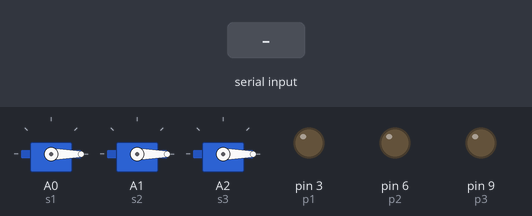
Bench run of a sketch on a simulated Arduino Uno, built with avr-gcc and run on an emulated ATmega328P. On the bench: 3 × servo, output pins drawn as LEDs (lit = HIGH). The inputs (shaded band) are chosen by the test bench. What the sketch prints to the serial monitor is not drawn.

Above: at 7.2 s.
7.3 s: "a" received over Serial
At 10.0 s:
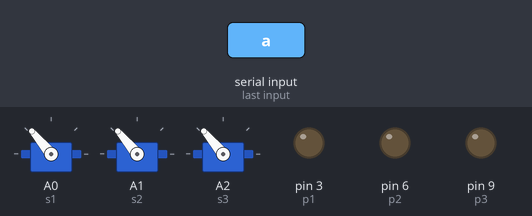
10.3 s: "1" received over Serial
At 10.7 s:
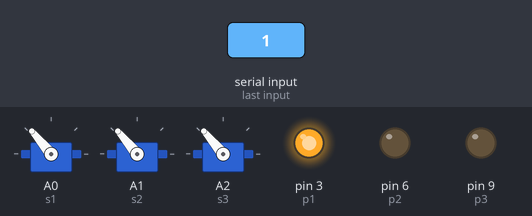
11.8 s: "d" received over Serial
At 14.5 s:
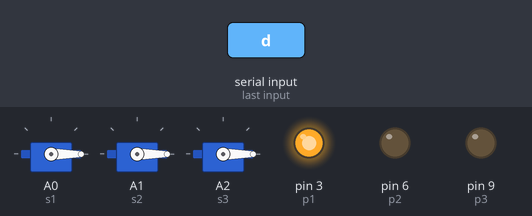
14.8 s: "s" received over Serial
At 15.3 s:
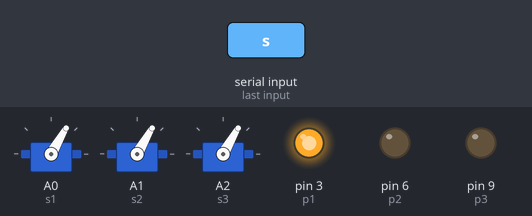
17.0 s: "q" received over Serial
20.0 s: "2" received over Serial
At 20.4 s:
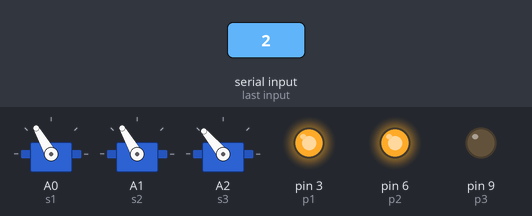
Timing chart, 0 to 22.5 s (numbered marks = the images above; inputs shaded):
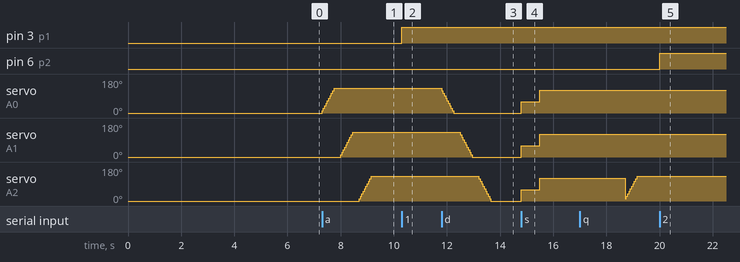

Measured:
- after the input at 7.3 s, servo on A0 (s1): moves from 0° to 130° over 0.45 s, starting at once; servo on A1 (s2): moves from 0° to 130° over 0.45 s, starting after 0.70 s; servo on A2 (s3): moves from 0° to 130° over 0.45 s, starting after 1.4 s
- after the input at 10.3 s, pin 3 (p1): LOW → HIGH at once
- after the input at 11.8 s, servo on A0 (s1): moves from 130° to 0° over 0.45 s, starting at once; servo on A1 (s2): moves from 130° to 0° over 0.45 s, starting after 0.70 s; servo on A2 (s3): moves from 130° to 0° over 0.45 s, starting after 1.4 s
- after the input at 14.8 s, servo on A0 (s1), servo on A1 (s2), servo on A2 (s3): 0° → 60° at once, → 120° 0.70 s later
- after the input at 20.0 s, pin 6 (p2): LOW → HIGH at once

The sketch:

ServoBending0807_3.ino
```cpp
  #include <Servo.h>

  class MyServo : public Servo  {
    public :
      int pin;
      int angle;

      MyServo(int p) {
        pin = p;
        angle = 0;
      }

      void Initialize() {
        attach(pin);
        write(0);
        delay(2000);
        detach();
      }

      void Extension() {
        if (angle != 130) {
          angle +=13;
          write(angle);
        }

        else {
          Serial.println("Full Extended");
        }
      }


      void Contraction() {
        if (angle != 0) {
          angle -=13;
          write(angle);
        }
        else {
          Serial.println("Full Contracted");
        }
      }

  };


  int tmp = 0;

  int s1 =A0;
  int s2 =A1;
  int s3 =A2;

  int p1 = 3;
  int p2 = 6;
  int p3 = 9;

  int c1 = 0;
  int c2 = 0;
  int c3 = 0;

  MyServo sv1(s1);
  MyServo sv2(s2);
  MyServo sv3(s3);


  void setup() {

    Serial.begin(9600);

    sv1.Initialize();
    sv2.Initialize();
    sv3.Initialize();


    pinMode(p1, OUTPUT);
    pinMode(p2, OUTPUT);
    pinMode(p3, OUTPUT);

    analogWrite(p1, 0);
    analogWrite(p2, 0);
    analogWrite(p3, 0);
  }

  void loop() {
    char input = Serial.read();
    // input.trim();
    // Serial.println(current_servo);
    if(input  == '123'){
      Serial.println("123 on");
      analogWrite(p1, 255);
      analogWrite(p2, 255);
      analogWrite(p3, 255);
      c1 = 1;
      c2 = 1;
      c3 = 1;
    }
    if(input  == '321'){
      Serial.println("123 off");
      analogWrite(p1, 0);
      analogWrite(p2, 0);
      analogWrite(p3, 0);
      c1 = 0;
      c2 = 0;
      c3 = 0;
    }

    if (input=='1' && c1==0) {
      Serial.println("1 on");
      analogWrite(p1, 255);
      c1 = 1;
    }

    else if (input=='1' && c1==1) {
      Serial.println("1 off");
      analogWrite(p1, 0);
      c1 = 0;
    }

    if (input=='2' && c2==0) {
      Serial.println("2 on");
      analogWrite(p2, 255);
      c2 = 1;
    }

    else if (input=='2' && c2==1) {
      Serial.println("2 off");
      analogWrite(p2, 0);
      c2 = 0;
    }

    if (input=='3' && c3==0) {
      Serial.println("3 on");
      analogWrite(p3, 255);
      c3 = 1;
    }

    else if (input=='3' && c3==1) {
      Serial.println("3 off");
      analogWrite(p3, 0);
      c3 = 0;
    }

    if (input=='a') {
      tmp = 1;
      sv1.attach(s1);
      Serial.print("팽창\n");
      for(int i=0; i<=10; i++) {
        sv1.Extension();
        // Serial.println(i);
        // Serial.println(current_servo);
        delay(50);
      }
      delay(150);
      sv1.detach();

      sv2.attach(s2);
      for(int i=0; i<=10; i++) {
        sv2.Extension();
        // Serial.println(i);
        // Serial.println(current_servo);
        delay(50);
      }
      delay(150);
      sv2.detach();

      sv3.attach(s3);
      for(int i=0; i<=10; i++) {
        sv3.Extension();
        // Serial.println(i);
        // Serial.println(current_servo);
        delay(50);
      }
      delay(150);
      sv3.detach();
    }

    if (input=='d') {
      tmp = 0;
      sv1.attach(s1);
      Serial.print("수축\n");
      for(int i=0; i<=10; i++) {
        sv1.Contraction();
        // Serial.println(i);
        // Serial.println(current_servo);
        delay(50);
      }
      delay(150);
      sv1.detach();

      sv2.attach(s2);
      for(int i=0; i<=10; i++) {
        sv2.Contraction();
        // Serial.println(i);
        // Serial.println(current_servo);
        delay(50);
      }
      delay(150);
      sv2.detach();

      sv3.attach(s3);
      for(int i=0; i<=10; i++) {
        sv3.Contraction();
        // Serial.println(i);
        // Serial.println(current_servo);
        delay(50);
      }
      delay(150);
      sv3.detach();
    }

    if (input=='s') {
      sv1.attach(s1);
      sv2.attach(s2);
      sv3.attach(s3);

      Serial.print("고속 ");
      if(tmp == 0){
        Serial.print("팽창\n");
        sv1.write(60);
        sv2.write(60);
        sv3.write(60);
        delay(700);
        sv1.write(120);
        sv2.write(120);
        sv3.write(120);
        delay(700);
        tmp = 1;
      }
      else{
        Serial.print("수축\n");
        sv1.write(60);
        sv2.write(60);
        sv3.write(60);
        delay(700);
        sv1.write(0);
        sv2.write(0);
        sv3.write(0);
        delay(700);
        tmp = 0;
      }
      sv1.detach();
      sv2.detach();
      sv3.detach();
    }
      if (input=='m') {
      sv1.attach(s1);
      sv2.attach(s2);
      sv3.attach(s3);
      Serial.print("중립");

      sv1.write(60);
      sv2.write(60);
      sv3.write(60);
      delay(700);
      sv1.detach();
      sv2.detach();
      sv3.detach();
    }


    if (input == 'q') {
      tmp = 1;
      Serial.println("Bending to 12");
      sv1.attach(s1);
      for(int i=0; i<=13; i++) {
        sv1.Contraction();
        delay(50);
      }
      delay(150);
      sv1.detach();

      sv2.attach(s2);
      for(int i=0; i<=13; i++) {
        sv2.Contraction();
        delay(50);
      }
      delay(150);
      sv2.detach();

      sv3.attach(s3);
      for(int i=0; i<=13; i++) {
        sv3.Extension();
        delay(50);
      }
      delay(150);
      sv3.detach();
    }

    if (input == 'w') {
      tmp = 1;
      Serial.println("Bending to 23");
      sv1.attach(s1);
      for(int i=0; i<=13; i++) {
        sv1.Extension();
        delay(50);
      }
      delay(150);
      sv1.detach();

      sv2.attach(s2);
      for(int i=0; i<=13; i++) {
        sv2.Contraction();
        delay(50);
      }
      delay(150);
      sv2.detach();

      sv3.attach(s3);
      for(int i=0; i<=13; i++) {
        sv3.Contraction();
        delay(50);
      }
      delay(150);
      sv3.detach();
    }
    if (input == 'e') {
      tmp = 1;
      Serial.println("Bending to 31");
      sv1.attach(s1);
      for(int i=0; i<=13; i++) {
        sv1.Contraction();
        delay(50);
      }
      delay(150);
      sv1.detach();

      sv2.attach(s2);
      for(int i=0; i<=13; i++) {
        sv2.Extension();
        delay(50);
      }
      delay(150);
      sv2.detach();

      sv3.attach(s3);
      for(int i=0; i<=13; i++) {
        sv3.Contraction();
        delay(50);
      }
      delay(150);
      sv3.detach();
    }

  }
```
